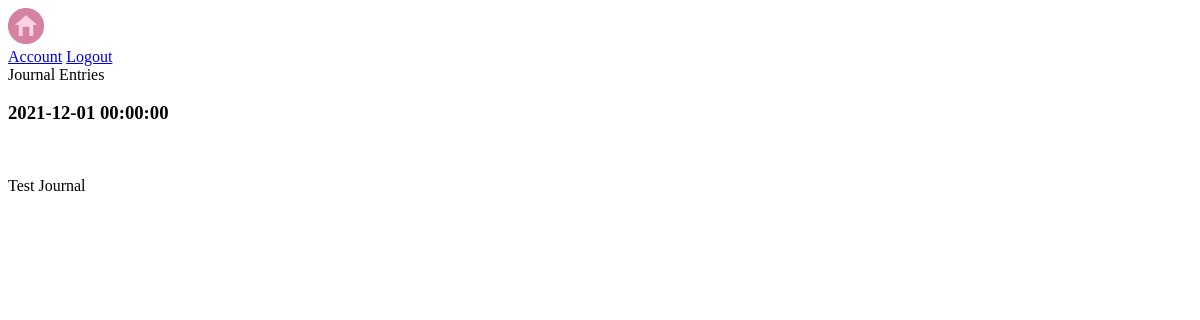
Before: /journal (signed in) with the older database file.
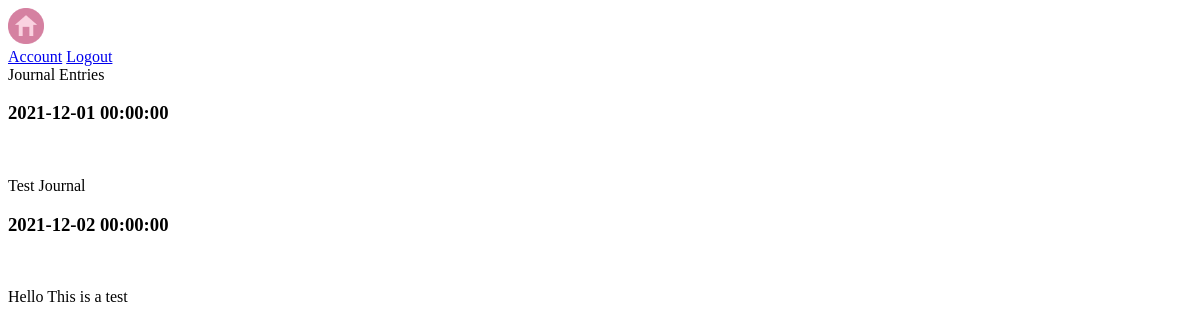
After: the same page with the newer database file.
### app/models.py (models this page shows, shortened)
class Journal(db.Model):
    id = db.Column(db.Integer, primary_key=True)
    date_posted = db.Column(db.DateTime, nullable=False, default=datetime.now().date())
    content = db.Column(db.Text, nullable=False)
    user_id = db.Column(db.Integer, db.ForeignKey('user.id'), nullable=False)

### app/routes.py (the view)
@app.route("/journal")
def journal():
    alljournals = Journal.query.filter_by(user_id=current_user.id) # only display logged in users info
    return render_template("journal.html", alljournals=alljournals)

### app/models.py (called while the page is built)
@login_manager.user_loader
def load_user(user_id):
    return User.query.get(int(user_id))

### app/templates/journal.html
{% extends "base.html" %}
{% block content %}
    <div>Journal Entries </div>
    {% for journal in alljournals %}
        <article >
          <div >
            <h3> {{ journal.date_posted }}</h3> <br/>
            <p >{{ journal.content }}</p>
          </div>
        </article>
    {% endfor %}
{% endblock content %}

### app/templates/base.html (shortened to what this page needs)
<!doctype html>
<html lang="en">
    <head>
        <link rel="stylesheet" href="static\main.css">
        <a class="nav-link" href="/mainpage"><img src="static\images\home.png " width="3%"></a>
        <nav class="navbar">
            <div class="navbar-nav">
                <a class="nav-item nav-link" href="{{ url_for('account') }}">Account</a>
                <a class="nav-item nav-link" href="{{ url_for('logout') }}">Logout</a>
              </div>
        </nav>
    </head>
    <body>
        <div>
            {% block content %}{% endblock %}
        </div>
    </body>
</html>

### app/static/main.css (style rules this page uses)
body { font-family: questrial; }

Changed rows visible on the page:
added Journal: date_posted "2021-12-02 00:00:00", content "Hello This is a test"
